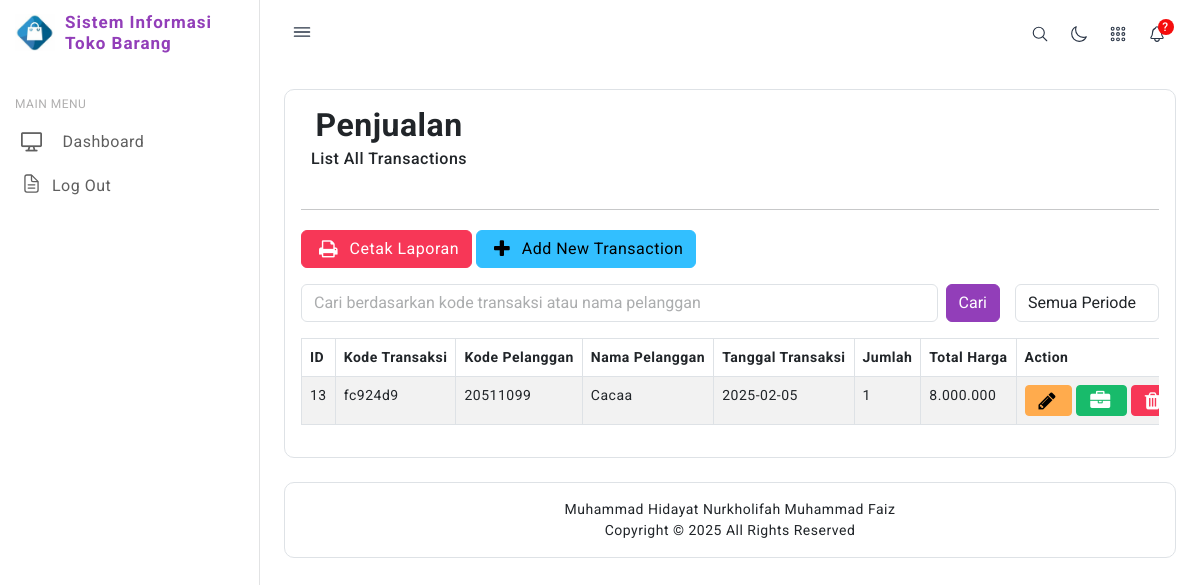
Page /transaksi/index.php on the earlier database version.
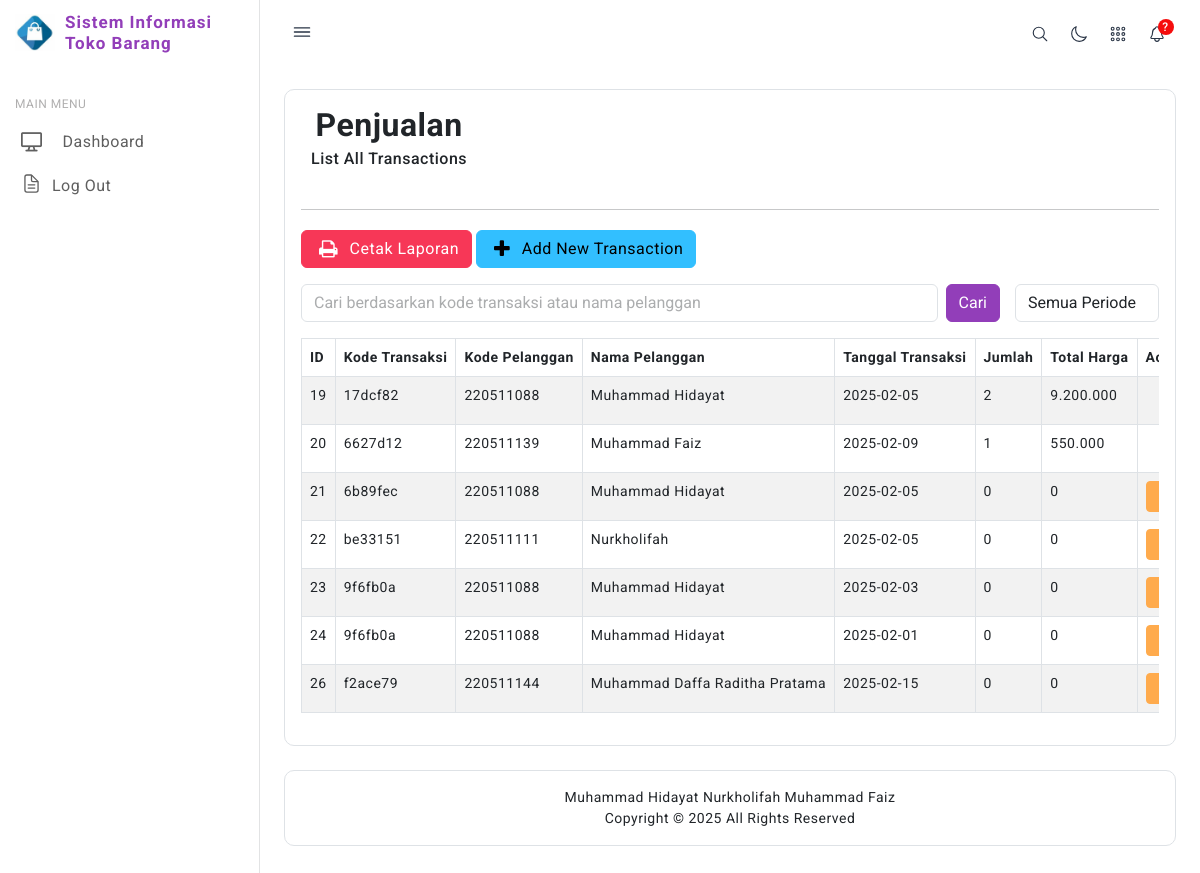
Same page on the later database version.
### tables this page shows
CREATE TABLE `transaksi` (
  `id` int NOT NULL,
  `kode_transaksi` varchar(20) NOT NULL,
  `kode_pelanggan` varchar(20) NOT NULL,
  `tanggal_transaksi` date NOT NULL,
  `dibeli` int NOT NULL DEFAULT '0',
  `total_harga` decimal(10,2) NOT NULL DEFAULT '0.00'
);

CREATE TABLE `pelanggan` (
  `id` int NOT NULL,
  `kode_pelanggan` varchar(20) NOT NULL,
  `nama` varchar(100) NOT NULL,
  `jk` enum('L','P') NOT NULL,
  `email` varchar(100) DEFAULT NULL,
  `telepon` varchar(15) DEFAULT NULL
);

### db/database.php (called while the page is built, shortened)
<?php
class Database {
    private $pdo;
    public function __construct() {
        $dotenv = Dotenv\Dotenv::createImmutable(__DIR__ . "/..");
        $host = $_ENV["DB_HOST"];
        $dbname = $_ENV["DB_DATABASE"];
        $username = $_ENV["DB_USERNAME"];
        $password = $_ENV["DB_PASSWORD"];
        $charset = $_ENV["DB_CHARSET"];
    }
    private function connect($host, $dbname, $username, $password, $charset) {
        try {
            $this->pdo = new PDO("mysql:host={$host};dbname={$dbname};charset={$charset}", $username, $password);
            $this->pdo->setAttribute(PDO::ATTR_ERRMODE, PDO::ERRMODE_EXCEPTION);
        } catch (PDOException $e) {
            die("Database connection failed: " . $e->getMessage());
        }
    }
    public function executeQuery($sql, $params = []) {
        try {
            $stmt = $this->pdo->prepare($sql);
            if ($stmt) {
                $stmt->execute($params);
                return $stmt;
            } else {
                die("Error in query: " . print_r($this->pdo->errorInfo(), true));
            }
        } catch (PDOException $e) {
            die("Database error: " . $e->getMessage());
        }
    }
}

### controllers/Transaksi.php (called while the page is built, shortened)
<?php
include_once('../models/TransaksiModel.php');
class TransaksiController
{
    private $model;
    public function __construct()
    {
        $this->model = new TransaksiModel();
    }
    public function getTransaksiList($search = '', $bulan = '', $tahun = '')
    {
        return $this->model->getTransaksiList($search, $bulan, $tahun);
    }
}
?>

### models/TransaksiModel.php (called while the page is built, shortened)
<?php
include_once('../db/database.php');
class TransaksiModel
{
    private $db;
    public function __construct()
    {
        $this->db = new Database();
    }
    public function getTransaksiList($search = '', $bulan = '', $tahun = '')
    {
    $sql = 'SELECT T.id, T.kode_transaksi, T.kode_pelanggan, T.tanggal_transaksi, T.dibeli, P.id AS idpelanggan, P.nama
            FROM transaksi T
            LEFT JOIN pelanggan P ON T.kode_pelanggan = P.kode_pelanggan';
    $sql .= " LIMIT 100";
    $params = [];
    return $this->db->executeQuery($sql, $params)->fetchAll(PDO::FETCH_ASSOC);
    }
}
?>

### controllers/Detailtransaksi.php (called while the page is built, shortened)
<?php
include_once('../models/DetailtransaksiModel.php');
class DetailtransaksiController
{
    private $model;
    public function __construct()
    {
        $this->model = new DetailtransaksiModel();
    }
    public function countDetailtransaksi($id)
    {
        return $this->model->countDetailtransaksi($id);
    }
    public function getTotalHarga($id)
    {
        return $this->model->getTotalHarga($id);
    }
}
?>

### models/DetailtransaksiModel.php (called while the page is built, shortened)
<?php
include_once('../db/database.php');
class DetailtransaksiModel
{
    private $db;
    public function __construct()
    {
        $this->db = new Database();
    }
    public function countDetailtransaksi($transaksi_id)
    {
        $sql = "SELECT COUNT(*) as jumlah FROM detailtransaksi WHERE transaksi_id = :transaksi_id";
        $params = array(":transaksi_id" => $transaksi_id);
        return $this->db->executeQuery($sql, $params)->fetchColumn();
    }
    public function getTotalHarga($transaksi_id)
{
    $sql = "SELECT SUM(b.harga) as total_harga
            FROM detailtransaksi dt
            JOIN barang b ON dt.kode_barang = b.kode_barang
            WHERE dt.transaksi_id = :transaksi_id";
    $params = array(":transaksi_id" => $transaksi_id);
    $result = $this->db->executeQuery($sql, $params)->fetch(PDO::FETCH_ASSOC);
    return $result['total_harga'] ?? 0;
}
}
?>

### transaksi/index.php (the view, shortened to what the rows shown need)
<?php
include("../controllers/Transaksi.php");
include("../controllers/Detailtransaksi.php");
include("../lib/functions.php");
$obj = new TransaksiController();
$detail = new DetailtransaksiController();
$search = isset($_GET['search']) ? $_GET['search'] : '';
$periode = isset($_GET['periode']) ? $_GET['periode'] : '';
list($tahun, $bulan) = $periode ? explode('-', $periode) : [null, null];
$rows = $obj->getTransaksiList($search, $bulan, $tahun);
?>
<div class="header icon-and-heading text-center mb-3">
    <h2><strong>Penjualan</strong> <small>List All Transactions</small></h2>
</div>
<div class="table-responsive">
    <table class="table table-bordered table-striped table-hover">
        <thead class="thead-dark">
            <tr>
                <th width="30">ID</th>
                <th width="100">Kode Transaksi</th>
                <th width="100">Kode Pelanggan</th>
                <th>Nama Pelanggan</th>
                <th width="100">Tanggal Transaksi</th>
                <th width="100">Jumlah</th>
                <th width="150">Total Harga</th>
                <th width="140">Action</th>
            </tr>
        </thead>
        <tbody>
            <?php
                foreach ($rows as $row):
                    $dibeli = $detail->countDetailtransaksi($row['id']);
                    $total_harga = $detail->getTotalHarga($row['id']);
            ?>
                <tr>
                    <td><?php echo htmlspecialchars($row["id"]); ?></td>
                    <td><?php echo htmlspecialchars($row["kode_transaksi"]); ?></td>
                    <td><?php echo htmlspecialchars($row["kode_pelanggan"]); ?></td>
                    <td><?php echo htmlspecialchars($row["nama"]); ?></td>
                    <td><?php echo htmlspecialchars($row["tanggal_transaksi"]); ?></td>
                    <td><?php echo htmlspecialchars($dibeli); ?></td>
                    <td><?php echo number_format($total_harga, 0, ',', '.'); ?></td>
                    <td class="text-center">
                    <?php if ($row["dibeli"] == 0): ?>
                        <a class="btn btn-warning btn-sm" href="edit.php?id=<?= $row['id']; ?>" data-toggle="tooltip" title="Edit">
                            <i class="fa fa-pencil"></i>
                        </a>
                        <a class="btn btn-success btn-sm" href="detail.php?id=<?= $row['id']; ?>" data-toggle="tooltip" title="View Detail">
                            <i class="fa fa-briefcase"></i>
                        </a>
                        <a class="btn btn-danger btn-sm" href="delete.php?id=<?= $row['id']; ?>" data-toggle="tooltip" title="Delete">
                            <i class="fa fa-trash"></i>
                        </a>
                    <?php elseif ($row["dibeli"] == 2): ?>
                        <a class="btn btn-info btn-sm" href="detail.php?id=<?= $row['id']; ?>" data-toggle="tooltip" title="View Only">
                            <i class="fa fa-eye"></i>
                        </a>
                    <?php endif; ?>
                </td>
            </tr>
            <?php endforeach; ?>
        </tbody>
    </table>
</div>
</body>
</html>

Differences in the rows shown:
removed transaksi: id "13", kode_transaksi "fc924d9", kode_pelanggan "20511099", pelanggan.nama "Cacaa", tanggal_transaksi "2025-02-05", dibeli "1", total_harga "8.000.000"
added transaksi: id "19", kode_transaksi "17dcf82", kode_pelanggan "220511088", pelanggan.nama "Muhammad Hidayat", tanggal_transaksi "2025-02-05", dibeli "2", total_harga "9.200.000"
added transaksi: id "20", kode_transaksi "6627d12", kode_pelanggan "220511139", pelanggan.nama "Muhammad Faiz", tanggal_transaksi "2025-02-09", dibeli "1", total_harga "550.000"
added transaksi: id "21", kode_transaksi "6b89fec", kode_pelanggan "220511088", pelanggan.nama "Muhammad Hidayat", tanggal_transaksi "2025-02-05", dibeli "0", total_harga "0"
added transaksi: id "22", kode_transaksi "be33151", kode_pelanggan "220511111", pelanggan.nama "Nurkholifah", tanggal_transaksi "2025-02-05", dibeli "0", total_harga "0"
added transaksi: id "23", kode_transaksi "9f6fb0a", kode_pelanggan "220511088", pelanggan.nama "Muhammad Hidayat", tanggal_transaksi "2025-02-03", dibeli "0", total_harga "0"
added transaksi: id "24", kode_transaksi "9f6fb0a", kode_pelanggan "220511088", pelanggan.nama "Muhammad Hidayat", tanggal_transaksi "2025-02-01", dibeli "0", total_harga "0"
added transaksi: id "26", kode_transaksi "f2ace79", kode_pelanggan "220511144", pelanggan.nama "Muhammad Daffa Raditha Pratama", tanggal_transaksi "2025-02-15", dibeli "0", total_harga "0"
